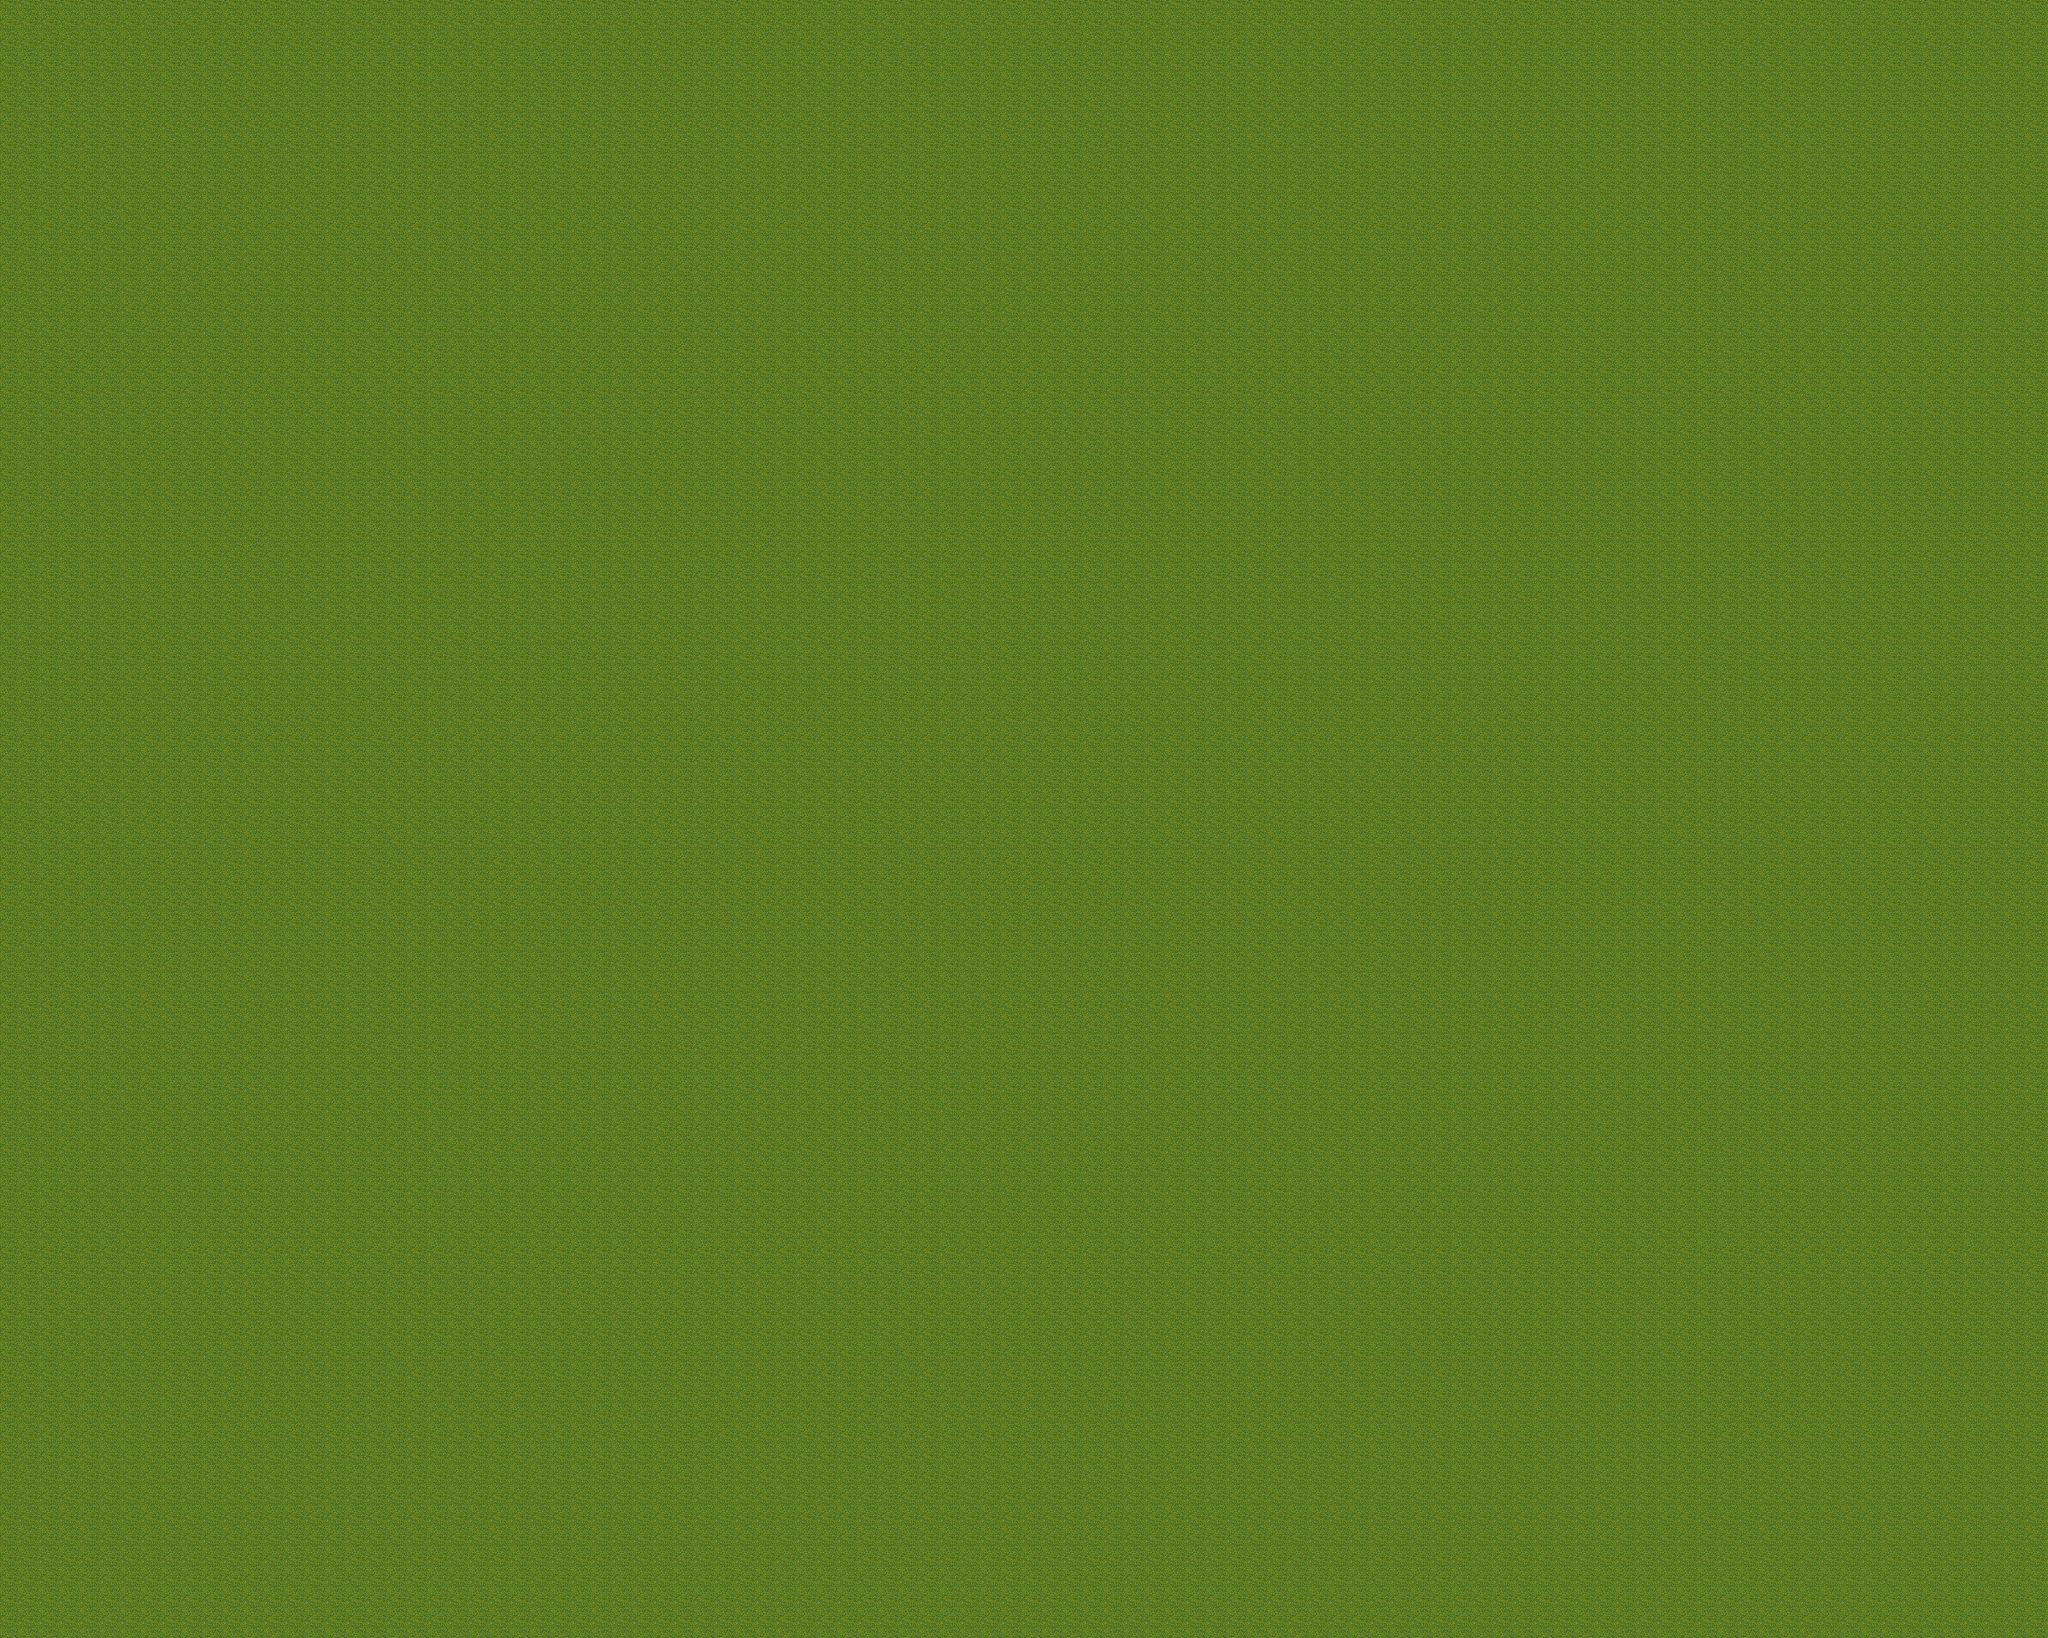

Tiled map render using the project's own tile images. Description and the map definition, with tile-layer contents summarised, below:
An orthogonal 100x80 tile map with 32x32 px tiles, 5 tile layers (ground, water, blockground, flora, ...), 6 tilesets.

<map version="1.10" tiledversion="1.10.2" orientation="orthogonal" renderorder="right-down" width="100" height="80" tilewidth="32" tileheight="32" infinite="0" nextlayerid="11" nextobjectid="1">
 <tileset firstgid="1" name="groundtiles1" tilewidth="32" tileheight="32" tilecount="399" columns="19">
  <image source="tilesets/groundtiles1.png" width="608" height="672" />
 </tileset>
 <tileset firstgid="400" name="fomeFlora" tilewidth="32" tileheight="32" tilecount="240" columns="20">
  <image source="tilesets/fomeFlora.png" width="640" height="400" />
 </tileset>
 <tileset firstgid="640" name="f808ef0cc20c9ea53f6e7a1b5710c5ee" tilewidth="32" tileheight="32" tilecount="63" columns="9">
  <image source="tilesets/f808ef0cc20c9ea53f6e7a1b5710c5ee.png" width="300" height="253" />
 </tileset>
 <tileset firstgid="703" name="1" tilewidth="32" tileheight="32" tilecount="16" columns="4">
  <image source="tilesets/1.png" width="128" height="128" />
 </tileset>
 <tileset firstgid="719" name="2" tilewidth="32" tileheight="32" tilecount="16" columns="4">
  <image source="tilesets/2.png" width="128" height="128" />
 </tileset>
 <tileset firstgid="735" name="watertileset3qb2tg0" tilewidth="32" tileheight="32" tilecount="120" columns="12">
  <image source="tilesets/watertileset3qb2tg0.png" width="410" height="331" />
 </tileset>
 <layer id="6" name="ground" width="100" height="80">
  <data>[8000 cells, 8000 non-empty, 1 distinct tile ids]</data>
 </layer>
 <layer id="7" name="water" width="100" height="80">
  <data>[8000 cells, 0 non-empty, 0 distinct tile ids]</data>
 </layer>
 <layer id="8" name="blockground" width="100" height="80">
  <data>[8000 cells, 0 non-empty, 0 distinct tile ids]</data>
 </layer>
 <layer id="9" name="flora" width="100" height="80">
  <data>[8000 cells, 0 non-empty, 0 distinct tile ids]</data>
 </layer>
 <layer id="10" name="buildings" width="100" height="80">
  <data>[8000 cells, 0 non-empty, 0 distinct tile ids]</data>
 </layer>
</map>
